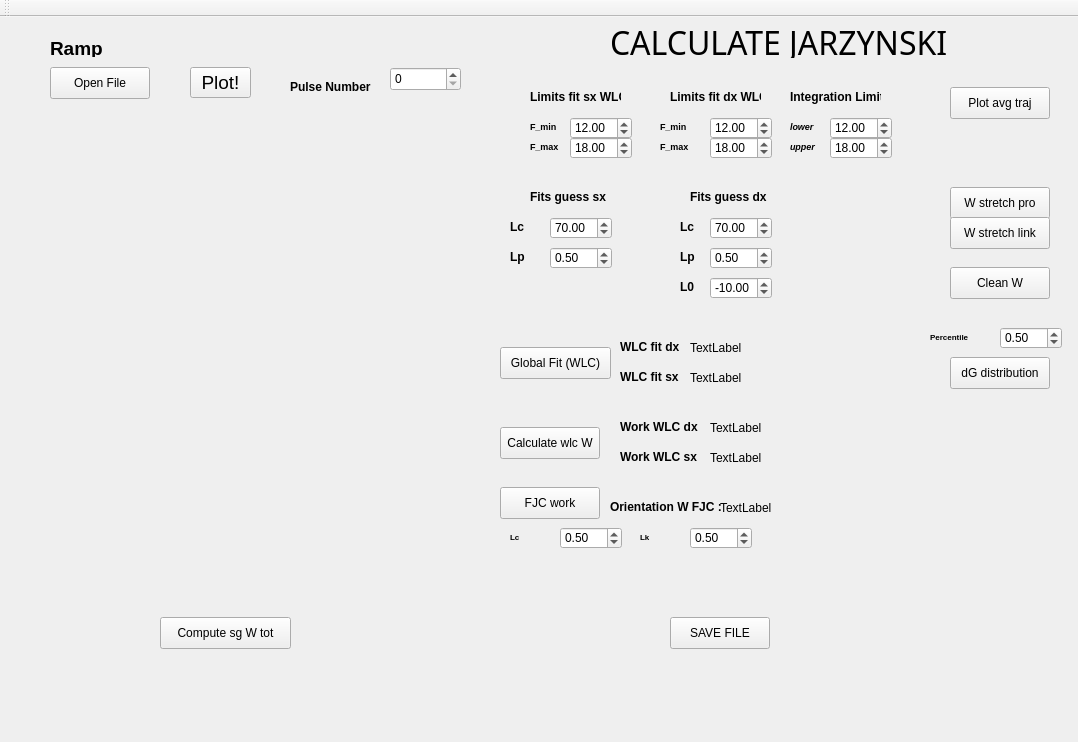
<?xml version="1.0" encoding="UTF-8"?>
<ui version="4.0">
 <class>MY_GUI</class>
 <widget class="QMainWindow" name="MY_GUI">
  <property name="geometry">
   <rect>
    <x>0</x>
    <y>0</y>
    <width>1078</width>
    <height>742</height>
   </rect>
  </property>
  <property name="font">
   <font>
    <family>Arial</family>
   </font>
  </property>
  <property name="windowTitle">
   <string>MainWindow</string>
  </property>
  <widget class="QWidget" name="centralwidget">
   <widget class="QLabel" name="label">
    <property name="geometry">
     <rect>
      <x>610</x>
      <y>10</y>
      <width>431</width>
      <height>31</height>
     </rect>
    </property>
    <property name="font">
     <font>
      <family>Arial Rounded MT Bold</family>
      <pointsize>24</pointsize>
      <underline>false</underline>
     </font>
    </property>
    <property name="text">
     <string>CALCULATE JARZYNSKI</string>
    </property>
   </widget>
   <widget class="QLabel" name="label_5">
    <property name="geometry">
     <rect>
      <x>50</x>
      <y>20</y>
      <width>331</width>
      <height>20</height>
     </rect>
    </property>
    <property name="font">
     <font>
      <family>Arial</family>
      <pointsize>14</pointsize>
      <weight>75</weight>
      <bold>true</bold>
     </font>
    </property>
    <property name="text">
     <string>&lt;html&gt;&lt;head/&gt;&lt;body&gt;&lt;p&gt;Ramp&lt;/p&gt;&lt;/body&gt;&lt;/html&gt;</string>
    </property>
   </widget>
   <widget class="QLabel" name="label_6">
    <property name="geometry">
     <rect>
      <x>290</x>
      <y>60</y>
      <width>91</width>
      <height>20</height>
     </rect>
    </property>
    <property name="font">
     <font>
      <family>Arial</family>
      <weight>75</weight>
      <bold>true</bold>
     </font>
    </property>
    <property name="text">
     <string>&lt;html&gt;&lt;head/&gt;&lt;body&gt;&lt;p&gt;Pulse Number&lt;/p&gt;&lt;/body&gt;&lt;/html&gt;</string>
    </property>
   </widget>
   <widget class="QPushButton" name="Plot_button">
    <property name="geometry">
     <rect>
      <x>190</x>
      <y>50</y>
      <width>61</width>
      <height>31</height>
     </rect>
    </property>
    <property name="font">
     <font>
      <family>Arial</family>
      <pointsize>14</pointsize>
     </font>
    </property>
    <property name="text">
     <string>Plot!</string>
    </property>
   </widget>
   <widget class="QWidget" name="verticalLayoutWidget">
    <property name="geometry">
     <rect>
      <x>20</x>
      <y>90</y>
      <width>451</width>
      <height>281</height>
     </rect>
    </property>
    <layout class="QVBoxLayout" name="Plotting_box"/>
   </widget>
   <widget class="QSpinBox" name="Pulse_num">
    <property name="geometry">
     <rect>
      <x>390</x>
      <y>50</y>
      <width>71</width>
      <height>24</height>
     </rect>
    </property>
    <property name="maximum">
     <number>1000</number>
    </property>
    <property name="singleStep">
     <number>1</number>
    </property>
    <property name="value">
     <number>0</number>
    </property>
   </widget>
   <widget class="QPushButton" name="wlc_work">
    <property name="geometry">
     <rect>
      <x>500</x>
      <y>410</y>
      <width>100</width>
      <height>32</height>
     </rect>
    </property>
    <property name="text">
     <string>Calculate wlc W</string>
    </property>
   </widget>
   <widget class="QPushButton" name="Save_file">
    <property name="geometry">
     <rect>
      <x>670</x>
      <y>600</y>
      <width>100</width>
      <height>32</height>
     </rect>
    </property>
    <property name="text">
     <string>SAVE FILE</string>
    </property>
   </widget>
   <widget class="QLabel" name="label_8">
    <property name="geometry">
     <rect>
      <x>690</x>
      <y>170</y>
      <width>91</width>
      <height>20</height>
     </rect>
    </property>
    <property name="font">
     <font>
      <family>Arial</family>
      <weight>75</weight>
      <bold>true</bold>
     </font>
    </property>
    <property name="text">
     <string>&lt;html&gt;&lt;head/&gt;&lt;body&gt;&lt;p&gt;Fits guess dx&lt;/p&gt;&lt;/body&gt;&lt;/html&gt;</string>
    </property>
   </widget>
   <widget class="QPushButton" name="Open_JSON">
    <property name="geometry">
     <rect>
      <x>50</x>
      <y>50</y>
      <width>100</width>
      <height>32</height>
     </rect>
    </property>
    <property name="text">
     <string>Open File</string>
    </property>
   </widget>
   <widget class="QLabel" name="Label_WLCfit_dx">
    <property name="geometry">
     <rect>
      <x>690</x>
      <y>310</y>
      <width>241</width>
      <height>41</height>
     </rect>
    </property>
    <property name="text">
     <string>TextLabel</string>
    </property>
   </widget>
   <widget class="QLabel" name="label_10">
    <property name="geometry">
     <rect>
      <x>620</x>
      <y>320</y>
      <width>61</width>
      <height>20</height>
     </rect>
    </property>
    <property name="font">
     <font>
      <family>Arial</family>
      <weight>75</weight>
      <bold>true</bold>
     </font>
    </property>
    <property name="text">
     <string>&lt;html&gt;&lt;head/&gt;&lt;body&gt;&lt;p&gt;WLC fit dx&lt;/p&gt;&lt;/body&gt;&lt;/html&gt;</string>
    </property>
   </widget>
   <widget class="QLabel" name="label_11">
    <property name="geometry">
     <rect>
      <x>680</x>
      <y>200</y>
      <width>31</width>
      <height>20</height>
     </rect>
    </property>
    <property name="font">
     <font>
      <family>Arial</family>
      <weight>75</weight>
      <bold>true</bold>
     </font>
    </property>
    <property name="text">
     <string>&lt;html&gt;&lt;head/&gt;&lt;body&gt;&lt;p&gt;Lc&lt;/p&gt;&lt;/body&gt;&lt;/html&gt;</string>
    </property>
   </widget>
   <widget class="QLabel" name="label_12">
    <property name="geometry">
     <rect>
      <x>680</x>
      <y>230</y>
      <width>51</width>
      <height>20</height>
     </rect>
    </property>
    <property name="font">
     <font>
      <family>Arial</family>
      <weight>75</weight>
      <bold>true</bold>
     </font>
    </property>
    <property name="text">
     <string>&lt;html&gt;&lt;head/&gt;&lt;body&gt;&lt;p&gt;Lp&lt;/p&gt;&lt;/body&gt;&lt;/html&gt;</string>
    </property>
   </widget>
   <widget class="QLabel" name="label_13">
    <property name="geometry">
     <rect>
      <x>680</x>
      <y>260</y>
      <width>41</width>
      <height>20</height>
     </rect>
    </property>
    <property name="font">
     <font>
      <family>Arial</family>
      <weight>75</weight>
      <bold>true</bold>
     </font>
    </property>
    <property name="text">
     <string>&lt;html&gt;&lt;head/&gt;&lt;body&gt;&lt;p&gt;L0&lt;/p&gt;&lt;/body&gt;&lt;/html&gt;</string>
    </property>
   </widget>
   <widget class="QDoubleSpinBox" name="Guess_1">
    <property name="geometry">
     <rect>
      <x>710</x>
      <y>200</y>
      <width>62</width>
      <height>22</height>
     </rect>
    </property>
    <property name="maximum">
     <double>300.000000000000000</double>
    </property>
    <property name="value">
     <double>70.000000000000000</double>
    </property>
   </widget>
   <widget class="QDoubleSpinBox" name="Guess_2">
    <property name="geometry">
     <rect>
      <x>710</x>
      <y>230</y>
      <width>62</width>
      <height>22</height>
     </rect>
    </property>
    <property name="value">
     <double>0.500000000000000</double>
    </property>
   </widget>
   <widget class="QDoubleSpinBox" name="Guess_3">
    <property name="geometry">
     <rect>
      <x>710</x>
      <y>260</y>
      <width>62</width>
      <height>22</height>
     </rect>
    </property>
    <property name="minimum">
     <double>-100.000000000000000</double>
    </property>
    <property name="value">
     <double>-10.000000000000000</double>
    </property>
   </widget>
   <widget class="QLabel" name="label_14">
    <property name="geometry">
     <rect>
      <x>670</x>
      <y>70</y>
      <width>91</width>
      <height>20</height>
     </rect>
    </property>
    <property name="font">
     <font>
      <family>Arial</family>
      <weight>75</weight>
      <bold>true</bold>
     </font>
    </property>
    <property name="text">
     <string>&lt;html&gt;&lt;head/&gt;&lt;body&gt;&lt;p&gt;Limits fit dx WLC&lt;/p&gt;&lt;/body&gt;&lt;/html&gt;</string>
    </property>
   </widget>
   <widget class="QDoubleSpinBox" name="Fmin">
    <property name="geometry">
     <rect>
      <x>710</x>
      <y>100</y>
      <width>62</width>
      <height>22</height>
     </rect>
    </property>
    <property name="minimum">
     <double>-10.000000000000000</double>
    </property>
    <property name="maximum">
     <double>300.000000000000000</double>
    </property>
    <property name="value">
     <double>12.000000000000000</double>
    </property>
   </widget>
   <widget class="QDoubleSpinBox" name="Fmax">
    <property name="geometry">
     <rect>
      <x>710</x>
      <y>120</y>
      <width>62</width>
      <height>22</height>
     </rect>
    </property>
    <property name="minimum">
     <double>-10.000000000000000</double>
    </property>
    <property name="value">
     <double>18.000000000000000</double>
    </property>
   </widget>
   <widget class="QLabel" name="label_15">
    <property name="geometry">
     <rect>
      <x>660</x>
      <y>100</y>
      <width>41</width>
      <height>20</height>
     </rect>
    </property>
    <property name="font">
     <font>
      <family>Arial</family>
      <weight>75</weight>
      <bold>true</bold>
     </font>
    </property>
    <property name="text">
     <string>&lt;html&gt;&lt;head/&gt;&lt;body&gt;&lt;p&gt;&lt;span style=&quot; font-size:7pt;&quot;&gt;F_min&lt;/span&gt;&lt;/p&gt;&lt;/body&gt;&lt;/html&gt;</string>
    </property>
   </widget>
   <widget class="QLabel" name="label_16">
    <property name="geometry">
     <rect>
      <x>660</x>
      <y>120</y>
      <width>41</width>
      <height>20</height>
     </rect>
    </property>
    <property name="font">
     <font>
      <family>Arial</family>
      <weight>75</weight>
      <bold>true</bold>
     </font>
    </property>
    <property name="text">
     <string>&lt;html&gt;&lt;head/&gt;&lt;body&gt;&lt;p&gt;&lt;span style=&quot; font-size:7pt;&quot;&gt;F_max&lt;/span&gt;&lt;/p&gt;&lt;/body&gt;&lt;/html&gt;</string>
    </property>
   </widget>
   <widget class="QLabel" name="label_18">
    <property name="geometry">
     <rect>
      <x>620</x>
      <y>400</y>
      <width>81</width>
      <height>20</height>
     </rect>
    </property>
    <property name="font">
     <font>
      <family>Arial</family>
      <weight>75</weight>
      <bold>true</bold>
     </font>
    </property>
    <property name="text">
     <string>&lt;html&gt;&lt;head/&gt;&lt;body&gt;&lt;p&gt;Work WLC dx :&lt;/p&gt;&lt;/body&gt;&lt;/html&gt;</string>
    </property>
   </widget>
   <widget class="QLabel" name="Label_WorkWLC_dx">
    <property name="geometry">
     <rect>
      <x>710</x>
      <y>390</y>
      <width>181</width>
      <height>41</height>
     </rect>
    </property>
    <property name="text">
     <string>TextLabel</string>
    </property>
   </widget>
   <widget class="QLabel" name="label_19">
    <property name="geometry">
     <rect>
      <x>530</x>
      <y>100</y>
      <width>41</width>
      <height>20</height>
     </rect>
    </property>
    <property name="font">
     <font>
      <family>Arial</family>
      <weight>75</weight>
      <bold>true</bold>
     </font>
    </property>
    <property name="text">
     <string>&lt;html&gt;&lt;head/&gt;&lt;body&gt;&lt;p&gt;&lt;span style=&quot; font-size:7pt;&quot;&gt;F_min&lt;/span&gt;&lt;/p&gt;&lt;/body&gt;&lt;/html&gt;</string>
    </property>
   </widget>
   <widget class="QLabel" name="label_20">
    <property name="geometry">
     <rect>
      <x>530</x>
      <y>120</y>
      <width>41</width>
      <height>20</height>
     </rect>
    </property>
    <property name="font">
     <font>
      <family>Arial</family>
      <weight>75</weight>
      <bold>true</bold>
     </font>
    </property>
    <property name="text">
     <string>&lt;html&gt;&lt;head/&gt;&lt;body&gt;&lt;p&gt;&lt;span style=&quot; font-size:7pt;&quot;&gt;F_max&lt;/span&gt;&lt;/p&gt;&lt;/body&gt;&lt;/html&gt;</string>
    </property>
   </widget>
   <widget class="QDoubleSpinBox" name="Fmin_2">
    <property name="geometry">
     <rect>
      <x>570</x>
      <y>100</y>
      <width>62</width>
      <height>22</height>
     </rect>
    </property>
    <property name="minimum">
     <double>-10.000000000000000</double>
    </property>
    <property name="maximum">
     <double>300.000000000000000</double>
    </property>
    <property name="value">
     <double>12.000000000000000</double>
    </property>
   </widget>
   <widget class="QDoubleSpinBox" name="Fmax_2">
    <property name="geometry">
     <rect>
      <x>570</x>
      <y>120</y>
      <width>62</width>
      <height>22</height>
     </rect>
    </property>
    <property name="minimum">
     <double>-10.000000000000000</double>
    </property>
    <property name="value">
     <double>18.000000000000000</double>
    </property>
   </widget>
   <widget class="QLabel" name="label_21">
    <property name="geometry">
     <rect>
      <x>530</x>
      <y>70</y>
      <width>91</width>
      <height>20</height>
     </rect>
    </property>
    <property name="font">
     <font>
      <family>Arial</family>
      <weight>75</weight>
      <bold>true</bold>
     </font>
    </property>
    <property name="text">
     <string>&lt;html&gt;&lt;head/&gt;&lt;body&gt;&lt;p&gt;Limits fit sx WLC&lt;/p&gt;&lt;/body&gt;&lt;/html&gt;</string>
    </property>
   </widget>
   <widget class="QLabel" name="label_22">
    <property name="geometry">
     <rect>
      <x>530</x>
      <y>170</y>
      <width>91</width>
      <height>20</height>
     </rect>
    </property>
    <property name="font">
     <font>
      <family>Arial</family>
      <weight>75</weight>
      <bold>true</bold>
     </font>
    </property>
    <property name="text">
     <string>&lt;html&gt;&lt;head/&gt;&lt;body&gt;&lt;p&gt;Fits guess sx&lt;/p&gt;&lt;/body&gt;&lt;/html&gt;</string>
    </property>
   </widget>
   <widget class="QLabel" name="label_23">
    <property name="geometry">
     <rect>
      <x>510</x>
      <y>200</y>
      <width>31</width>
      <height>20</height>
     </rect>
    </property>
    <property name="font">
     <font>
      <family>Arial</family>
      <weight>75</weight>
      <bold>true</bold>
     </font>
    </property>
    <property name="text">
     <string>&lt;html&gt;&lt;head/&gt;&lt;body&gt;&lt;p&gt;Lc&lt;/p&gt;&lt;/body&gt;&lt;/html&gt;</string>
    </property>
   </widget>
   <widget class="QDoubleSpinBox" name="Guess_4">
    <property name="geometry">
     <rect>
      <x>550</x>
      <y>200</y>
      <width>62</width>
      <height>22</height>
     </rect>
    </property>
    <property name="maximum">
     <double>300.000000000000000</double>
    </property>
    <property name="value">
     <double>70.000000000000000</double>
    </property>
   </widget>
   <widget class="QLabel" name="label_25">
    <property name="geometry">
     <rect>
      <x>510</x>
      <y>230</y>
      <width>31</width>
      <height>21</height>
     </rect>
    </property>
    <property name="font">
     <font>
      <family>Arial</family>
      <weight>75</weight>
      <bold>true</bold>
     </font>
    </property>
    <property name="text">
     <string>&lt;html&gt;&lt;head/&gt;&lt;body&gt;&lt;p&gt;Lp&lt;/p&gt;&lt;/body&gt;&lt;/html&gt;</string>
    </property>
   </widget>
   <widget class="QDoubleSpinBox" name="Guess_5">
    <property name="geometry">
     <rect>
      <x>550</x>
      <y>230</y>
      <width>62</width>
      <height>22</height>
     </rect>
    </property>
    <property name="value">
     <double>0.500000000000000</double>
    </property>
   </widget>
   <widget class="QLabel" name="label_26">
    <property name="geometry">
     <rect>
      <x>620</x>
      <y>430</y>
      <width>81</width>
      <height>20</height>
     </rect>
    </property>
    <property name="font">
     <font>
      <family>Arial</family>
      <weight>75</weight>
      <bold>true</bold>
     </font>
    </property>
    <property name="text">
     <string>&lt;html&gt;&lt;head/&gt;&lt;body&gt;&lt;p&gt;Work WLC sx :&lt;/p&gt;&lt;/body&gt;&lt;/html&gt;</string>
    </property>
   </widget>
   <widget class="QLabel" name="Label_WorkWLC_sx">
    <property name="geometry">
     <rect>
      <x>710</x>
      <y>420</y>
      <width>181</width>
      <height>41</height>
     </rect>
    </property>
    <property name="text">
     <string>TextLabel</string>
    </property>
   </widget>
   <widget class="QLabel" name="label_27">
    <property name="geometry">
     <rect>
      <x>620</x>
      <y>350</y>
      <width>91</width>
      <height>20</height>
     </rect>
    </property>
    <property name="font">
     <font>
      <family>Arial</family>
      <weight>75</weight>
      <bold>true</bold>
     </font>
    </property>
    <property name="text">
     <string>&lt;html&gt;&lt;head/&gt;&lt;body&gt;&lt;p&gt;WLC fit sx&lt;/p&gt;&lt;/body&gt;&lt;/html&gt;</string>
    </property>
   </widget>
   <widget class="QLabel" name="Label_WLCfit_sx">
    <property name="geometry">
     <rect>
      <x>690</x>
      <y>340</y>
      <width>241</width>
      <height>41</height>
     </rect>
    </property>
    <property name="text">
     <string>TextLabel</string>
    </property>
   </widget>
   <widget class="QPushButton" name="FJC_W">
    <property name="geometry">
     <rect>
      <x>500</x>
      <y>470</y>
      <width>100</width>
      <height>32</height>
     </rect>
    </property>
    <property name="text">
     <string>FJC work</string>
    </property>
   </widget>
   <widget class="QPushButton" name="compute_sgW">
    <property name="geometry">
     <rect>
      <x>160</x>
      <y>600</y>
      <width>131</width>
      <height>32</height>
     </rect>
    </property>
    <property name="text">
     <string>Compute sg W tot</string>
    </property>
   </widget>
   <widget class="QWidget" name="W_hist" native="true">
    <property name="geometry">
     <rect>
      <x>40</x>
      <y>400</y>
      <width>321</width>
      <height>161</height>
     </rect>
    </property>
    <layout class="QVBoxLayout" name="verticalLayout"/>
   </widget>
   <widget class="QPushButton" name="Plot_avg_traj">
    <property name="geometry">
     <rect>
      <x>950</x>
      <y>70</y>
      <width>100</width>
      <height>32</height>
     </rect>
    </property>
    <property name="text">
     <string>Plot avg traj</string>
    </property>
   </widget>
   <widget class="QPushButton" name="global_fit">
    <property name="geometry">
     <rect>
      <x>500</x>
      <y>330</y>
      <width>111</width>
      <height>32</height>
     </rect>
    </property>
    <property name="text">
     <string>Global Fit (WLC)</string>
    </property>
   </widget>
   <widget class="QLabel" name="label_28">
    <property name="geometry">
     <rect>
      <x>610</x>
      <y>480</y>
      <width>121</width>
      <height>20</height>
     </rect>
    </property>
    <property name="font">
     <font>
      <family>Arial</family>
      <weight>75</weight>
      <bold>true</bold>
     </font>
    </property>
    <property name="text">
     <string>&lt;html&gt;&lt;head/&gt;&lt;body&gt;&lt;p&gt;Orientation W FJC :&lt;/p&gt;&lt;/body&gt;&lt;/html&gt;</string>
    </property>
   </widget>
   <widget class="QLabel" name="Label_fjc">
    <property name="geometry">
     <rect>
      <x>720</x>
      <y>470</y>
      <width>181</width>
      <height>41</height>
     </rect>
    </property>
    <property name="text">
     <string>TextLabel</string>
    </property>
   </widget>
   <widget class="QPushButton" name="Wp_strech">
    <property name="geometry">
     <rect>
      <x>950</x>
      <y>170</y>
      <width>100</width>
      <height>32</height>
     </rect>
    </property>
    <property name="text">
     <string>W stretch pro</string>
    </property>
   </widget>
   <widget class="QPushButton" name="Wh_strech">
    <property name="geometry">
     <rect>
      <x>950</x>
      <y>200</y>
      <width>100</width>
      <height>32</height>
     </rect>
    </property>
    <property name="text">
     <string>W stretch link</string>
    </property>
   </widget>
   <widget class="QPushButton" name="clean_w">
    <property name="geometry">
     <rect>
      <x>950</x>
      <y>250</y>
      <width>100</width>
      <height>32</height>
     </rect>
    </property>
    <property name="text">
     <string>Clean W</string>
    </property>
   </widget>
   <widget class="QPushButton" name="dG_distribution">
    <property name="geometry">
     <rect>
      <x>950</x>
      <y>340</y>
      <width>100</width>
      <height>32</height>
     </rect>
    </property>
    <property name="text">
     <string>dG distribution</string>
    </property>
   </widget>
   <widget class="QLabel" name="label_29">
    <property name="geometry">
     <rect>
      <x>930</x>
      <y>310</y>
      <width>61</width>
      <height>20</height>
     </rect>
    </property>
    <property name="font">
     <font>
      <family>Arial</family>
      <weight>75</weight>
      <bold>true</bold>
     </font>
    </property>
    <property name="text">
     <string>&lt;html&gt;&lt;head/&gt;&lt;body&gt;&lt;p&gt;&lt;span style=&quot; font-size:6pt;&quot;&gt;Percentile &lt;/span&gt;&lt;/p&gt;&lt;/body&gt;&lt;/html&gt;</string>
    </property>
   </widget>
   <widget class="QDoubleSpinBox" name="percentile">
    <property name="geometry">
     <rect>
      <x>1000</x>
      <y>310</y>
      <width>62</width>
      <height>22</height>
     </rect>
    </property>
    <property name="value">
     <double>0.500000000000000</double>
    </property>
   </widget>
   <widget class="QLabel" name="label_30">
    <property name="geometry">
     <rect>
      <x>510</x>
      <y>510</y>
      <width>61</width>
      <height>20</height>
     </rect>
    </property>
    <property name="font">
     <font>
      <family>Arial</family>
      <weight>75</weight>
      <bold>true</bold>
     </font>
    </property>
    <property name="text">
     <string>&lt;html&gt;&lt;head/&gt;&lt;body&gt;&lt;p&gt;&lt;span style=&quot; font-size:6pt;&quot;&gt;Lc &lt;/span&gt;&lt;/p&gt;&lt;/body&gt;&lt;/html&gt;</string>
    </property>
   </widget>
   <widget class="QLabel" name="label_31">
    <property name="geometry">
     <rect>
      <x>640</x>
      <y>510</y>
      <width>61</width>
      <height>20</height>
     </rect>
    </property>
    <property name="font">
     <font>
      <family>Arial</family>
      <weight>75</weight>
      <bold>true</bold>
     </font>
    </property>
    <property name="text">
     <string>&lt;html&gt;&lt;head/&gt;&lt;body&gt;&lt;p&gt;&lt;span style=&quot; font-size:6pt;&quot;&gt;Lk&lt;/span&gt;&lt;/p&gt;&lt;/body&gt;&lt;/html&gt;</string>
    </property>
   </widget>
   <widget class="QDoubleSpinBox" name="Lc_fjc">
    <property name="geometry">
     <rect>
      <x>560</x>
      <y>510</y>
      <width>62</width>
      <height>22</height>
     </rect>
    </property>
    <property name="value">
     <double>0.500000000000000</double>
    </property>
   </widget>
   <widget class="QDoubleSpinBox" name="Lk_fjc">
    <property name="geometry">
     <rect>
      <x>690</x>
      <y>510</y>
      <width>62</width>
      <height>22</height>
     </rect>
    </property>
    <property name="value">
     <double>0.500000000000000</double>
    </property>
   </widget>
   <widget class="QLabel" name="label_17">
    <property name="geometry">
     <rect>
      <x>790</x>
      <y>70</y>
      <width>91</width>
      <height>20</height>
     </rect>
    </property>
    <property name="font">
     <font>
      <family>Arial</family>
      <weight>75</weight>
      <bold>true</bold>
     </font>
    </property>
    <property name="text">
     <string>&lt;html&gt;&lt;head/&gt;&lt;body&gt;&lt;p&gt;Integration Limits&lt;/p&gt;&lt;/body&gt;&lt;/html&gt;</string>
    </property>
   </widget>
   <widget class="QDoubleSpinBox" name="lower_limit">
    <property name="geometry">
     <rect>
      <x>830</x>
      <y>100</y>
      <width>62</width>
      <height>22</height>
     </rect>
    </property>
    <property name="minimum">
     <double>-10.000000000000000</double>
    </property>
    <property name="maximum">
     <double>300.000000000000000</double>
    </property>
    <property name="value">
     <double>12.000000000000000</double>
    </property>
   </widget>
   <widget class="QDoubleSpinBox" name="upper_limit">
    <property name="geometry">
     <rect>
      <x>830</x>
      <y>120</y>
      <width>62</width>
      <height>22</height>
     </rect>
    </property>
    <property name="value">
     <double>18.000000000000000</double>
    </property>
   </widget>
   <widget class="QLabel" name="label_24">
    <property name="geometry">
     <rect>
      <x>790</x>
      <y>100</y>
      <width>41</width>
      <height>20</height>
     </rect>
    </property>
    <property name="font">
     <font>
      <family>Arial</family>
      <weight>75</weight>
      <bold>true</bold>
     </font>
    </property>
    <property name="text">
     <string>&lt;html&gt;&lt;head/&gt;&lt;body&gt;&lt;p&gt;&lt;span style=&quot; font-size:7pt; font-style:italic;&quot;&gt;lower&lt;/span&gt;&lt;/p&gt;&lt;/body&gt;&lt;/html&gt;</string>
    </property>
   </widget>
   <widget class="QLabel" name="label_32">
    <property name="geometry">
     <rect>
      <x>790</x>
      <y>120</y>
      <width>41</width>
      <height>20</height>
     </rect>
    </property>
    <property name="font">
     <font>
      <family>Arial</family>
      <weight>75</weight>
      <bold>true</bold>
     </font>
    </property>
    <property name="text">
     <string>&lt;html&gt;&lt;head/&gt;&lt;body&gt;&lt;p&gt;&lt;span style=&quot; font-size:7pt; font-style:italic;&quot;&gt;upper&lt;/span&gt;&lt;/p&gt;&lt;/body&gt;&lt;/html&gt;</string>
    </property>
   </widget>
  </widget>
  <widget class="QToolBar" name="toolBar">
   <property name="windowTitle">
    <string>toolBar</string>
   </property>
   <attribute name="toolBarArea">
    <enum>TopToolBarArea</enum>
   </attribute>
   <attribute name="toolBarBreak">
    <bool>false</bool>
   </attribute>
  </widget>
 </widget>
 <resources/>
 <connections/>
</ui>
